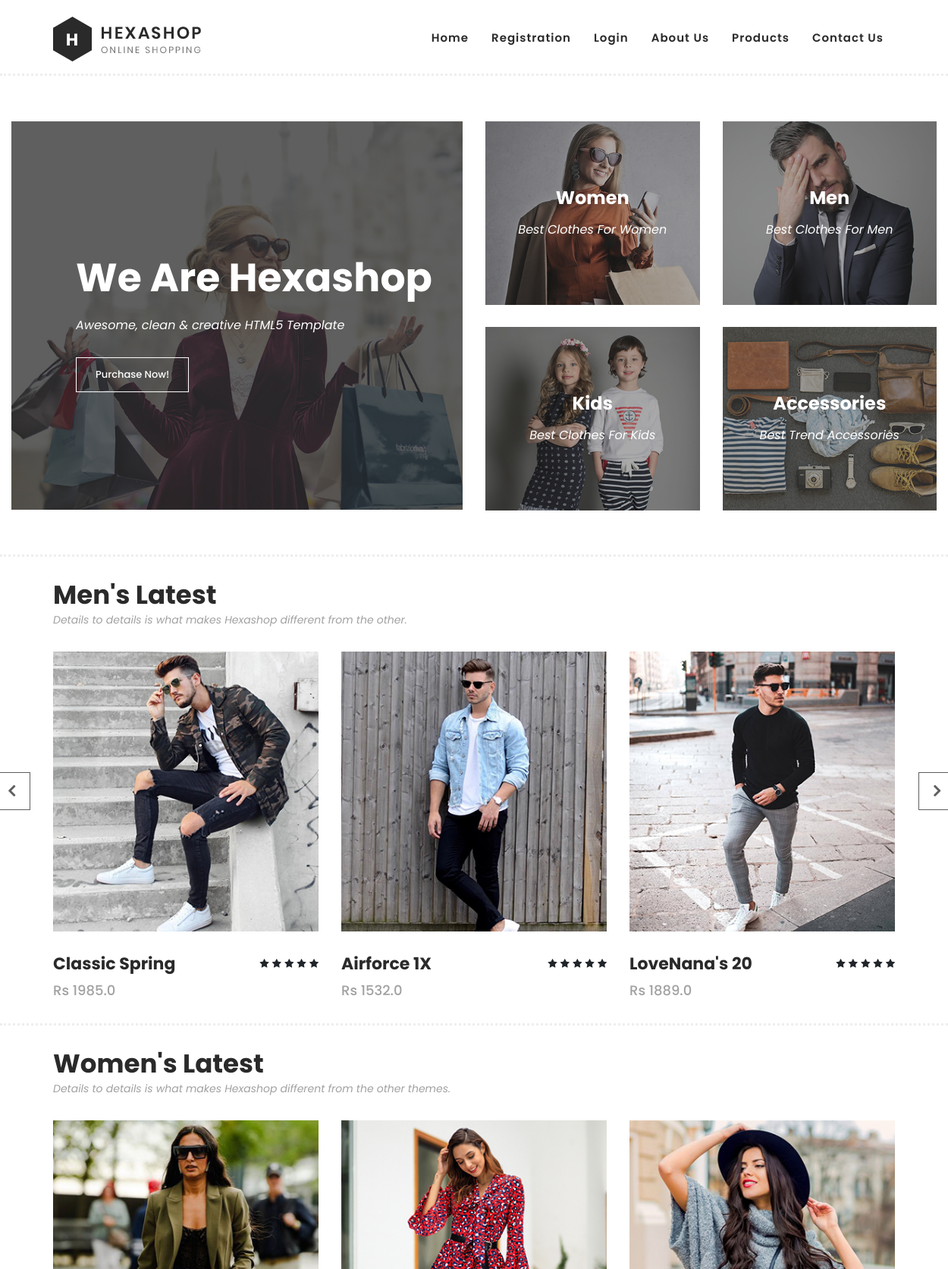
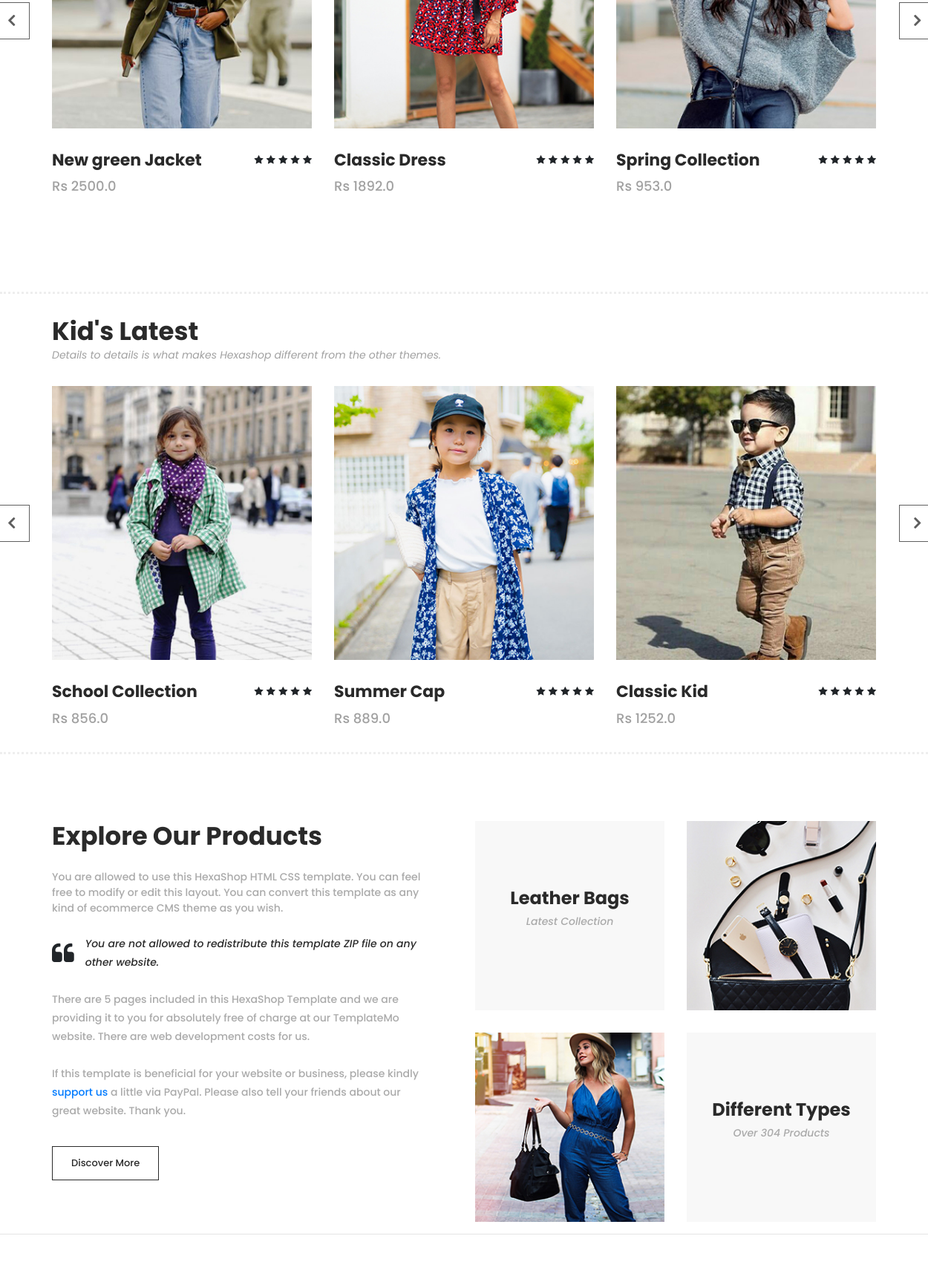
The page / (upper part) on the database its author committed (2 pictures, top to bottom).
### Cust/models.py (models this page shows)
class Products(models.Model):
    categories=(
        ("M","Men"),
        ("W","women"),
        ("K","kids"),
        )
    title=models.CharField(max_length=50)
    selling_cost=models.FloatField()
    category=models.CharField(choices=categories,max_length=2)
    colour=models.CharField(max_length=50,default=None,null=True)
    discounted_price=models.FloatField()
    image=models.ImageField(upload_to="productimg")

### My_store/views.py (the view)
# urls.py: 2. Add a URL to urlpatterns:  path('', Home.as_view(), name='home')
class Home(View):
    def get(self,request):
        men=Products.objects.filter(category="M")
        women=Products.objects.filter(category="W")
        kids=Products.objects.filter(category="K")
        return render(request,"index.html",{"men":men,"women":women,"kids":kids})

### templates/index.html (shortened to what this page needs)
{% extends "base.html" %}
{% block content %}
    <div class="main-banner" id="top">
        <div class="container-fluid">
            <div class="row">
                <div class="col-lg-6">
                    <div class="left-content">
                        <div class="thumb">
                            <div class="inner-content">
                                <h4>We Are Hexashop</h4>
                                <span>Awesome, clean &amp; creative HTML5 Template</span>
                                <div class="main-border-button">
                                    <a href="#">Purchase Now!</a>
                                </div>
                            </div>
                            <img src="/static/images/left-banner-image.jpg" alt="">
                        </div>
                    </div>
                </div>
                <div class="col-lg-6">
                    <div class="right-content">
                        <div class="row">
                            <div class="col-lg-6">
                                <div class="right-first-image">
                                    <div class="thumb">
                                        <div class="inner-content">
                                            <h4>Women</h4>
                                            <span>Best Clothes For Women</span>
                                        </div>
                                        <img src="/static/images/baner-right-image-01.jpg">
                                    </div>
                                </div>
                            </div>
                            <div class="col-lg-6">
                                <div class="right-first-image">
                                    <div class="thumb">
                                        <div class="inner-content">
                                            <h4>Men</h4>
                                            <span>Best Clothes For Men</span>
                                        </div>
                                        <img src="/static/images/baner-right-image-02.jpg">
                                    </div>
                                </div>
                            </div>
                            <div class="col-lg-6">
                                <div class="right-first-image">
                                    <div class="thumb">
                                        <div class="inner-content">
                                            <h4>Kids</h4>
                                            <span>Best Clothes For Kids</span>
                                        </div>
                                        <img src="/static/images/baner-right-image-03.jpg">
                                    </div>
                                </div>
                            </div>
                            <div class="col-lg-6">
                                <div class="right-first-image">
                                    <div class="thumb">
                                        <div class="inner-content">
                                            <h4>Accessories</h4>
                                            <span>Best Trend Accessories</span>
                                        </div>
                                        <img src="/static/images/baner-right-image-04.jpg">
                                    </div>
                                </div>
                            </div>
                        </div>
                    </div>
                </div>
            </div>
        </div>
    </div>
   <section class="section" id="men">
        <div class="container">
            <div class="row">
                <div class="col-lg-6">
                    <div class="section-heading">
                        <h2>Men's Latest</h2>
                        <span>Details to details is what makes Hexashop different from the other.</span>
                    </div>
                </div>
            </div>
        </div>
        <div class="container">
            <div class="row">
                <div class="col-lg-12">
                    <div class="men-item-carousel">
                        <div class="owl-men-item owl-carousel">
                            {% for m in men %}
                            <div class="item">
                                <div class="thumb">
                                    <img src="{{m.image.url}}" alt="">
                                </div>
                                <div class="down-content">
                                    <h4>{{m.title}}</h4>
                                    <span>Rs {{m.selling_cost}}</span>
                                    <ul class="stars">
                                        <li><i class="fa fa-star"></i></li>
                                        <li><i class="fa fa-star"></i></li>
                                        <li><i class="fa fa-star"></i></li>
                                        <li><i class="fa fa-star"></i></li>
                                        <li><i class="fa fa-star"></i></li>
                                    </ul>
                                </div>
                            </div>
                            {% endfor %}
                        </div>
                    </div>
                </div>
            </div>
        </div>
    </section>
    <section class="section" id="women">
        <div class="container">
            <div class="row">
                <div class="col-lg-6">
                    <div class="section-heading">
                        <h2>Women's Latest</h2>
                        <span>Details to details is what makes Hexashop different from the other themes.</span>
                    </div>
                </div>
            </div>
        </div>
        <div class="container">
            <div class="row">
                <div class="col-lg-12">
                    <div class="women-item-carousel">
                        <div class="owl-women-item owl-carousel">
                            {% for w in women %}
                            <div class="item">
                                <div class="thumb">
                                    <img src="{{w.image.url}}" alt="">
                                </div>
                                <div class="down-content">
                                    <h4>{{w.title}}</h4>
                                    <span>Rs {{w.selling_cost}}</span>
                                    <ul class="stars">
                                        <li><i class="fa fa-star"></i></li>
                                        <li><i class="fa fa-star"></i></li>
                                        <li><i class="fa fa-star"></i></li>
                                        <li><i class="fa fa-star"></i></li>
                                        <li><i class="fa fa-star"></i></li>
                                    </ul>
                                </div>
                            </div>
                            {% endfor %}
                        </div>
                    </div>
                </div>
            </div>
        </div>
    </section>
    <section class="section" id="kids">
        <div class="container">
            <div class="row">
                <div class="col-lg-6">
                    <div class="section-heading">
                        <h2>Kid's Latest</h2>
                        <span>Details to details is what makes Hexashop different from the other themes.</span>
                    </div>
                </div>
            </div>
        </div>
        <div class="container">
            <div class="row">
                <div class="col-lg-12">
                    <div class="kid-item-carousel">
                        <div class="owl-kid-item owl-carousel">
                            {% for k in kids %}
                            <div class="item">
                                <div class="thumb">
                                    <img src="{{k.image.url}}" alt="">
                                </div>
                                <div class="down-content">
                                    <h4>{{k.title}}</h4>
                                    <span>Rs {{k.selling_cost}}</span>
                                    <ul class="stars">
                                        <li><i class="fa fa-star"></i></li>
                                        <li><i class="fa fa-star"></i></li>
                                        <li><i class="fa fa-star"></i></li>
                                        <li><i class="fa fa-star"></i></li>
                                        <li><i class="fa fa-star"></i></li>
                                    </ul>
                                </div>
                            </div>
                            {% endfor %}
                        </div>
                    </div>
                </div>
            </div>
        </div>
    </section>
    <section class="section" id="explore">
        <div class="container">
            <div class="row">
                <div class="col-lg-6">
                    <div class="left-content">
                        <h2>Explore Our Products</h2>
                        <span>You are allowed to use this HexaShop HTML CSS template. You can feel free to modify or edit this layout. You can convert this template as any kind of ecommerce CMS theme as you wish.</span>
                        <div class="quote">
                            <i class="fa fa-quote-left"></i><p>You are not allowed to redistribute this template ZIP file on any other website.</p>
                        </div>
                        <p>There are 5 pages included in this HexaShop Template and we are providing it to you for absolutely free of charge at our TemplateMo website. There are web development costs for us.</p>
                        <p>If this template is beneficial for your website or business, please kindly <a rel="nofollow" href="https://paypal.me/templatemo" target="_blank">support us</a> a little via PayPal. Please also tell your friends about our great website. Thank you.</p>
                        <div class="main-border-button">
                            <a href="/products/">Discover More</a>
                        </div>
                    </div>
                </div>
                <div class="col-lg-6">
                    <div class="right-content">
                        <div class="row">
                            <div class="col-lg-6">
                                <div class="leather">
                                    <h4>Leather Bags</h4>
                                    <span>Latest Collection</span>
                                </div>
                            </div>
                            <div class="col-lg-6">
                                <div class="first-image">
                                    <img src="/static/images/explore-image-01.jpg" alt="">
                                </div>
                            </div>
                            <div class="col-lg-6">
                                <div class="second-image">
                                    <img src="/static/images/explore-image-02.jpg" alt="">
                                </div>
                            </div>
                            <div class="col-lg-6">
                                <div class="types">
                                    <h4>Different Types</h4>
                                    <span>Over 304 Products</span>
                                </div>
                            </div>
                        </div>
                    </div>
                </div>
            </div>
        </div>
<hr>
{% endblock %}

### rows shown on the page
Products: image (picture), title "Classic Spring", selling_cost "1985.0"
Products: image (picture), title "Airforce 1X", selling_cost "1532.0"
Products: image (picture), title "LoveNana's 20", selling_cost "1889.0"
Products: image (picture), title "New green Jacket", selling_cost "2500.0"
Products: image (picture), title "Classic Dress", selling_cost "1892.0"
Products: image (picture), title "Spring Collection", selling_cost "953.0"
Products: image (picture), title "School Collection", selling_cost "856.0"
Products: image (picture), title "Summer Cap", selling_cost "889.0"
Products: image (picture), title "Classic Kid", selling_cost "1252.0"
